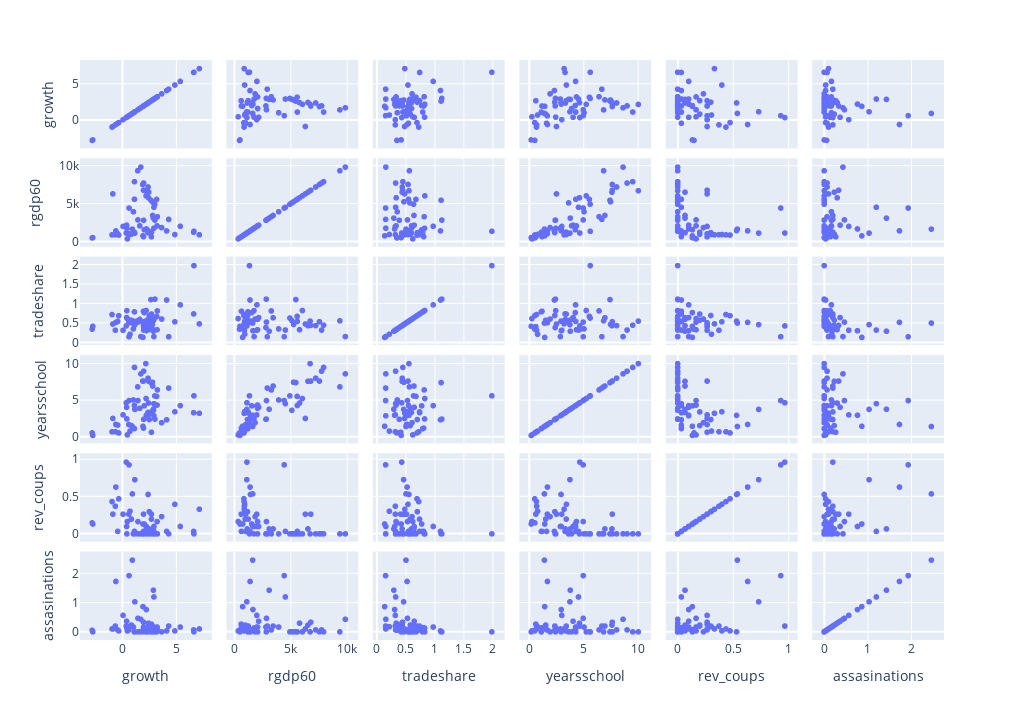

The code cell stored with this chart in its notebook:
### Code cell
fig = px.scatter_matrix(regression_data, width=1024, height=720)
fig.show()
